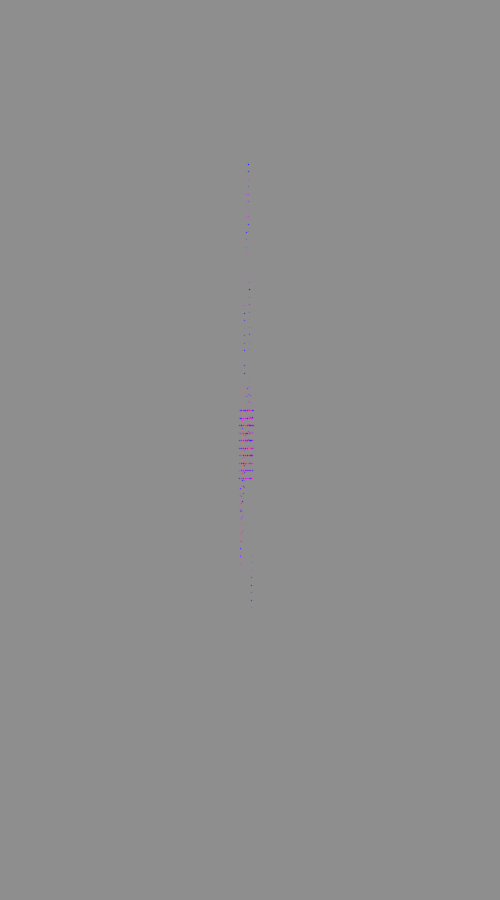
Frame 1 (no input)
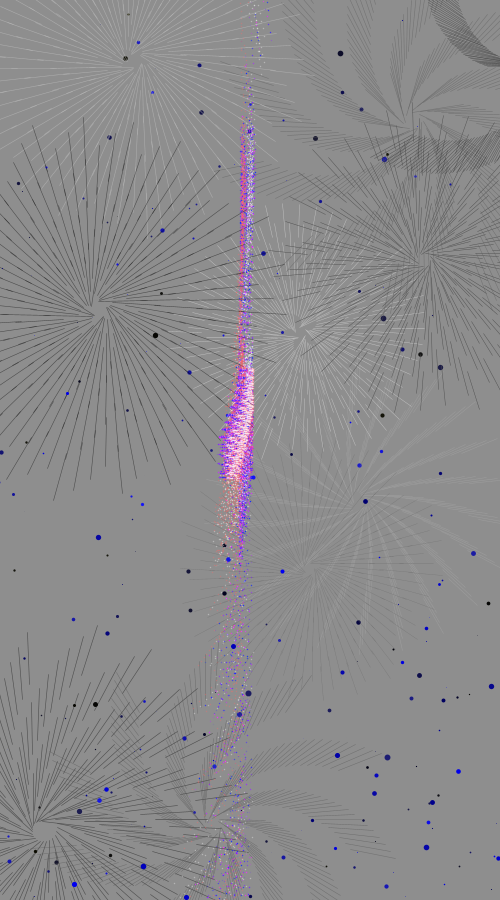
Frame 60 (the mouse pressed at the canvas centre just before this capture)
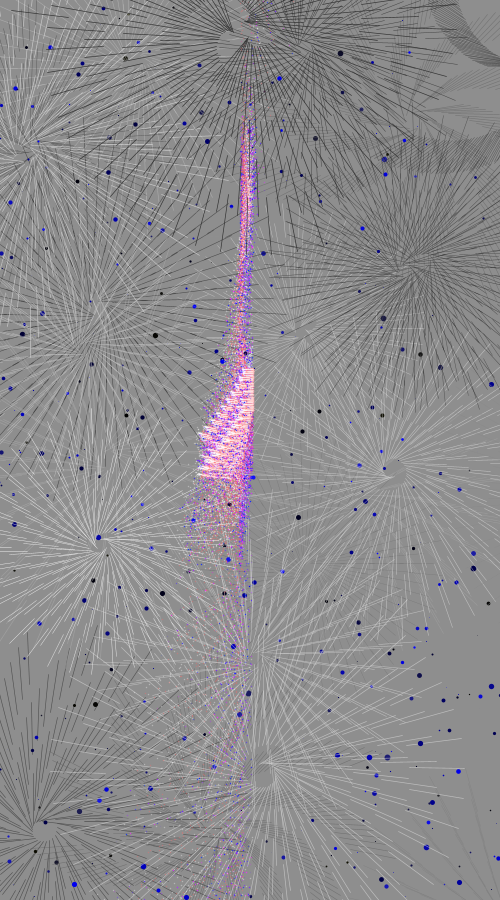
Frame 120 (the mouse held since frame 60 and released just before this capture)

The Processing sketch that drew these frames (run headless with seeded random() and noise(); from frame 60 on, the mouse is pressed at the canvas centre):

// Processing sketch: Davidsketch_240304aLayered12
// ── Davidsketch_240304aLayered12.pde
void setup() {
  size(500, 900);
    strokeWeight(3);
frameRate(45);
 background(142);

}
float setp = 0;

void draw() {
    setp = frameCount*0.0625;
  float divider = 250;
  pushMatrix();
  scale(random(0.4,0.7));
  PVector start = new PVector(0, -13);
  //ine(start.x + 90, start.y + 90, start.x + 90, 277);
  translate(random(start.x + divider*4), random(start.y + divider*44));
  rotate(-frameCount);
    strokeWeight(1);

  stroke(random(255),random(120,255));
  //PVector start2 = new PVector(100, 100);
  for (int j = 0; j<divider; j++) {
     rotate(frameCount/5);
    line(start.x + j, start.y, start.x +(j+ 82), start.y);
  }
   for(int i = 0; i<100;i++){
 stroke(sin(setp)*30,sin(setp)*30,random(255));
      strokeWeight(random(10));
  point(random(1600),random(1600));
  }
  
  popMatrix();
  scale(0.3);
  translate(800,800+69*cos(setp/4*sin(setp)*50));
  strokeWeight(5);
  for (int j = 0; j<2; j++) {

    float max = 45;
    for(j=0;j<10;j++){
       
    
    for (float i = 0; i<max; i+=0.9) {
          stroke(255,100,100,88);

      point(0 + i, j*25+500+-99*(float)easeInElastic(sin(frameCount/99.009)-map(i, 0, max, 0.3-2, 0.4+2)));
    }

    for (float i = 0; i<max; i+=0.9) {
          stroke(random(255), 44,255,random(255));
          rotate(setp/16384);
      point(0 + i, j*25+500+-99*(float)easeInElastic(tan(frameCount/99.009)-map(cos(i), 0, 1, 0.3-1, 0.4+1)));
    }
    pushMatrix();
    for (float i = 0; i<max; i+=0.9) {
          stroke(255, 88);
          rotate(-setp/16384);

      point(0 + i, j*25+500+-99*(float)easeInElastic(1/tan(frameCount/99.009)-map(i, 0, max, 0.3-2, 0.4+2)));
    }
        popMatrix();

    }
  }
  if (setp >TAU*2) {
    setp = 0;
    // noLoop();
  }
}

double easeInElastic(float x) {
  double c4 = (2 * Math.PI) / 3;

  return x == 0
    ? 0
    : x == 1
    ? 1
    : -Math.pow(2, 10 * x - 10) * Math.sin((x * 10 - 10.75) * c4);
}
